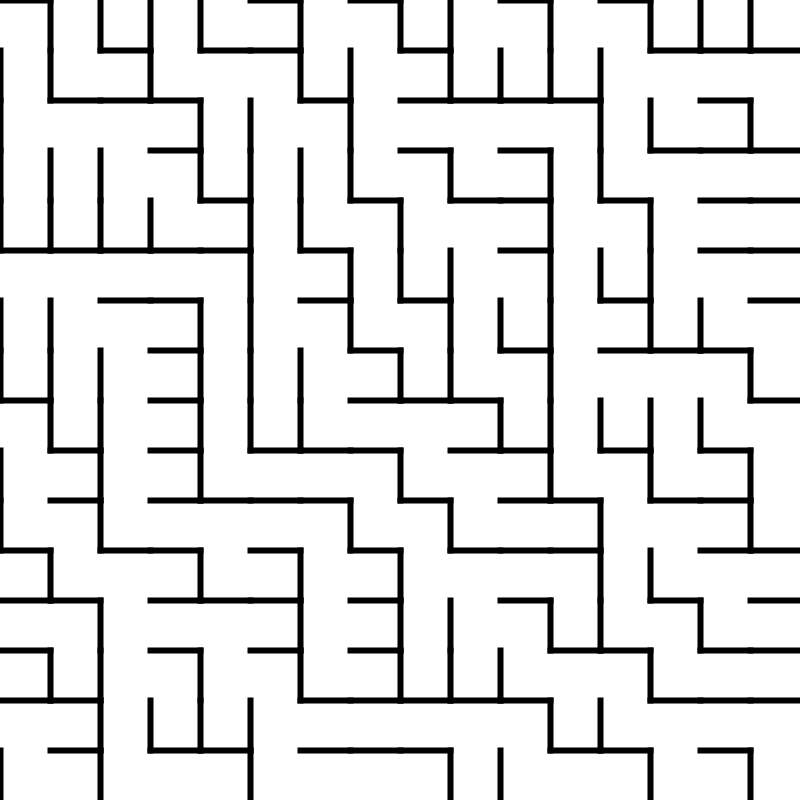
Frame 1 (no input)
Frame 60 (the mouse pressed at the canvas centre just before this capture): identical to frame 1, image omitted
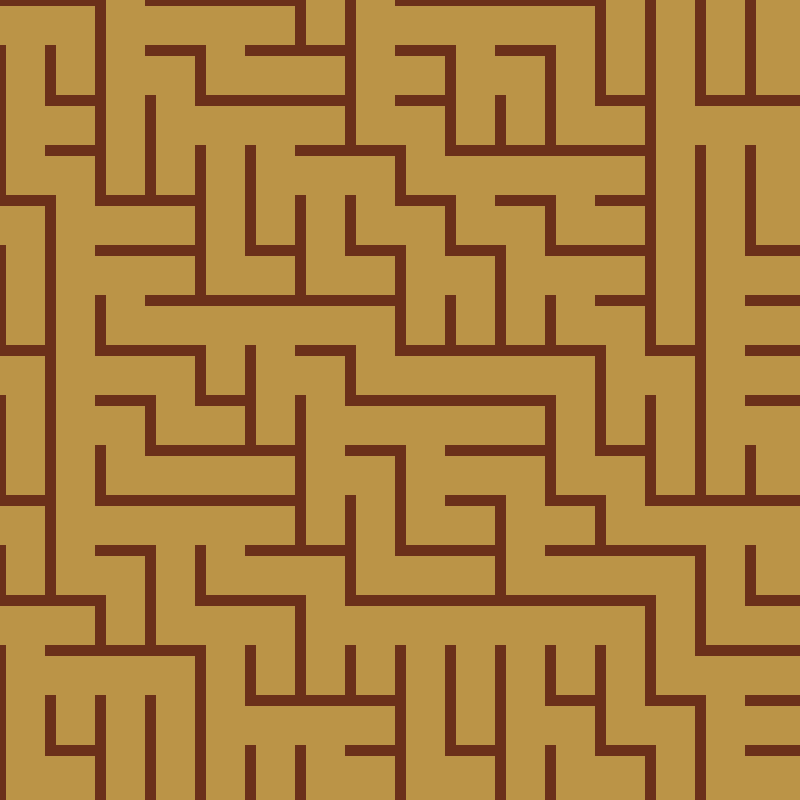
Frame 120 (the mouse held since frame 60 and released just before this capture)

The Processing sketch that drew these frames (run headless with seeded random() and noise(); from frame 60 on, the mouse is pressed at the canvas centre):

// Processing sketch: week04_alptugan_Truchet_Tiles_interactive_05
// ── week04_alptugan_Truchet_Tiles_interactive_05.pde
// Declare starting point of the lines
int xStart;
int yStart;
int xEnd;
int yEnd;

int tileSize;
int randomSeedVal;
int rBg;
int gBg;
int bBg;

int rLine;
int gLine;
int bLine;

int strokeThck;

// setup function runs once, when the program starts
void setup() {
  // set window position on screen
  surface.setLocation(0, 200);

  //Set window size
  size(800, 800);

  // set background color
  background(#ffffff);

  // Set the square tile size
  tileSize = 50;

  // Assign the values to the x and y
  xStart = 0;
  xEnd   = tileSize;
  yStart = 0;
  yEnd   = yStart;

  randomSeedVal = 10;
  
  rBg = 255;
  gBg = 255;
  bBg = 255;
  
  rLine = 0;
  gLine = 0;
  bLine = 0;
  
  strokeThck = 6;
}


// Draw function runs until the program stops
void draw() {
  background(rBg, gBg, bBg);
  strokeWeight(strokeThck);
  strokeCap(PROJECT);

  randomSeed(randomSeedVal);
  // Draw 1st row
  for (int i = 0; i < width; i = i + tileSize) {
    for (int j = 0; j < height; j = j + tileSize) {
      // conditon to change line orientation
      
      float rnd = random(0, 1);

      if (rnd > 0.5) {
        // Draw horizontal line
        xStart = 0;
        xEnd   = tileSize;
        yStart = 0;
        yEnd   = yStart;
      } 
      else
      {
        // Draw vertical line 
        xStart = 0;
        xEnd   = 0;
        yStart = 0;
        yEnd   = tileSize;
      }
      
      stroke(rLine, gLine, bLine);
      line(xStart + i, 
        yStart + j, 
        xEnd + i, 
        yEnd + j);
    }
  }

}

void mousePressed() {
  randomSeedVal = millis();
  
  // Change Line color
  rLine = int(random(0, 255));
  gLine = int(random(0, 255));
  bLine = int(random(0, 255));
  
  // Change background color
  rBg = int(random(0, 255));
  gBg = int(random(0, 255));
  bBg = int(random(0, 255));
  
  // Change thickness
  strokeThck = int(random(4, 20));
}
